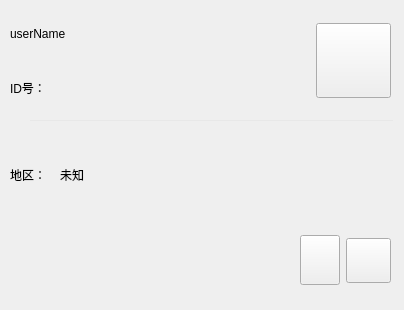
<?xml version="1.0" encoding="UTF-8"?>
<ui version="4.0">
 <class>personalInfo</class>
 <widget class="QWidget" name="personalInfo">
  <property name="geometry">
   <rect>
    <x>0</x>
    <y>0</y>
    <width>404</width>
    <height>310</height>
   </rect>
  </property>
  <property name="windowTitle">
   <string>Form</string>
  </property>
  <widget class="QWidget" name="layoutWidget">
   <property name="geometry">
    <rect>
     <x>10</x>
     <y>10</y>
     <width>381</width>
     <height>101</height>
    </rect>
   </property>
   <layout class="QHBoxLayout" name="horizontalLayout">
    <item>
     <layout class="QVBoxLayout" name="verticalLayout">
      <item>
       <widget class="QLabel" name="uNameLab">
        <property name="styleSheet">
         <string notr="true">font: 700 italic 16pt &quot;Noto Sans&quot;;</string>
        </property>
        <property name="text">
         <string>userName</string>
        </property>
       </widget>
      </item>
      <item>
       <widget class="QLabel" name="idLabel">
        <property name="styleSheet">
         <string notr="true">font: 12pt &quot;Noto Sans&quot;;</string>
        </property>
        <property name="text">
         <string>ID号：</string>
        </property>
       </widget>
      </item>
     </layout>
    </item>
    <item>
     <widget class="QPushButton" name="headBtn">
      <property name="minimumSize">
       <size>
        <width>75</width>
        <height>75</height>
       </size>
      </property>
      <property name="maximumSize">
       <size>
        <width>75</width>
        <height>75</height>
       </size>
      </property>
      <property name="styleSheet">
       <string notr="true"/>
      </property>
      <property name="text">
       <string/>
      </property>
     </widget>
    </item>
   </layout>
  </widget>
  <widget class="QWidget" name="layoutWidget_2">
   <property name="geometry">
    <rect>
     <x>10</x>
     <y>140</y>
     <width>371</width>
     <height>71</height>
    </rect>
   </property>
   <layout class="QHBoxLayout" name="horizontalLayout_4">
    <property name="spacing">
     <number>0</number>
    </property>
    <item>
     <widget class="QLabel" name="label_3">
      <property name="minimumSize">
       <size>
        <width>40</width>
        <height>0</height>
       </size>
      </property>
      <property name="maximumSize">
       <size>
        <width>50</width>
        <height>50</height>
       </size>
      </property>
      <property name="styleSheet">
       <string notr="true">font: 12pt &quot;Noto Sans&quot;;</string>
      </property>
      <property name="text">
       <string>地区：</string>
      </property>
      <property name="alignment">
       <set>Qt::AlignLeading|Qt::AlignLeft|Qt::AlignVCenter</set>
      </property>
     </widget>
    </item>
    <item>
     <widget class="QLabel" name="positionLab_3">
      <property name="maximumSize">
       <size>
        <width>16777215</width>
        <height>50</height>
       </size>
      </property>
      <property name="styleSheet">
       <string notr="true">font: 12pt &quot;Noto Sans&quot;;</string>
      </property>
      <property name="text">
       <string>未知</string>
      </property>
     </widget>
    </item>
   </layout>
  </widget>
  <widget class="QWidget" name="layoutWidget_3">
   <property name="geometry">
    <rect>
     <x>10</x>
     <y>230</y>
     <width>381</width>
     <height>61</height>
    </rect>
   </property>
   <layout class="QHBoxLayout" name="horizontalLayout_5">
    <item>
     <spacer name="horizontalSpacer">
      <property name="orientation">
       <enum>Qt::Horizontal</enum>
      </property>
      <property name="sizeHint" stdset="0">
       <size>
        <width>40</width>
        <height>20</height>
       </size>
      </property>
     </spacer>
    </item>
    <item>
     <widget class="QPushButton" name="transBtn">
      <property name="minimumSize">
       <size>
        <width>40</width>
        <height>35</height>
       </size>
      </property>
      <property name="maximumSize">
       <size>
        <width>50</width>
        <height>50</height>
       </size>
      </property>
      <property name="styleSheet">
       <string notr="true">border-image: url(:/转发.svg);</string>
      </property>
      <property name="text">
       <string/>
      </property>
     </widget>
    </item>
    <item>
     <widget class="QPushButton" name="msgBtn">
      <property name="minimumSize">
       <size>
        <width>45</width>
        <height>45</height>
       </size>
      </property>
      <property name="maximumSize">
       <size>
        <width>45</width>
        <height>45</height>
       </size>
      </property>
      <property name="styleSheet">
       <string notr="true">border-image: url(:/消息.svg);</string>
      </property>
      <property name="text">
       <string/>
      </property>
     </widget>
    </item>
   </layout>
  </widget>
  <widget class="QWidget" name="widget" native="true">
   <property name="geometry">
    <rect>
     <x>30</x>
     <y>120</y>
     <width>363</width>
     <height>1</height>
    </rect>
   </property>
   <property name="minimumSize">
    <size>
     <width>0</width>
     <height>1</height>
    </size>
   </property>
   <property name="maximumSize">
    <size>
     <width>16777215</width>
     <height>0</height>
    </size>
   </property>
   <property name="styleSheet">
    <string notr="true">background-color: rgb(232, 232, 232);</string>
   </property>
  </widget>
 </widget>
 <resources/>
 <connections/>
</ui>
